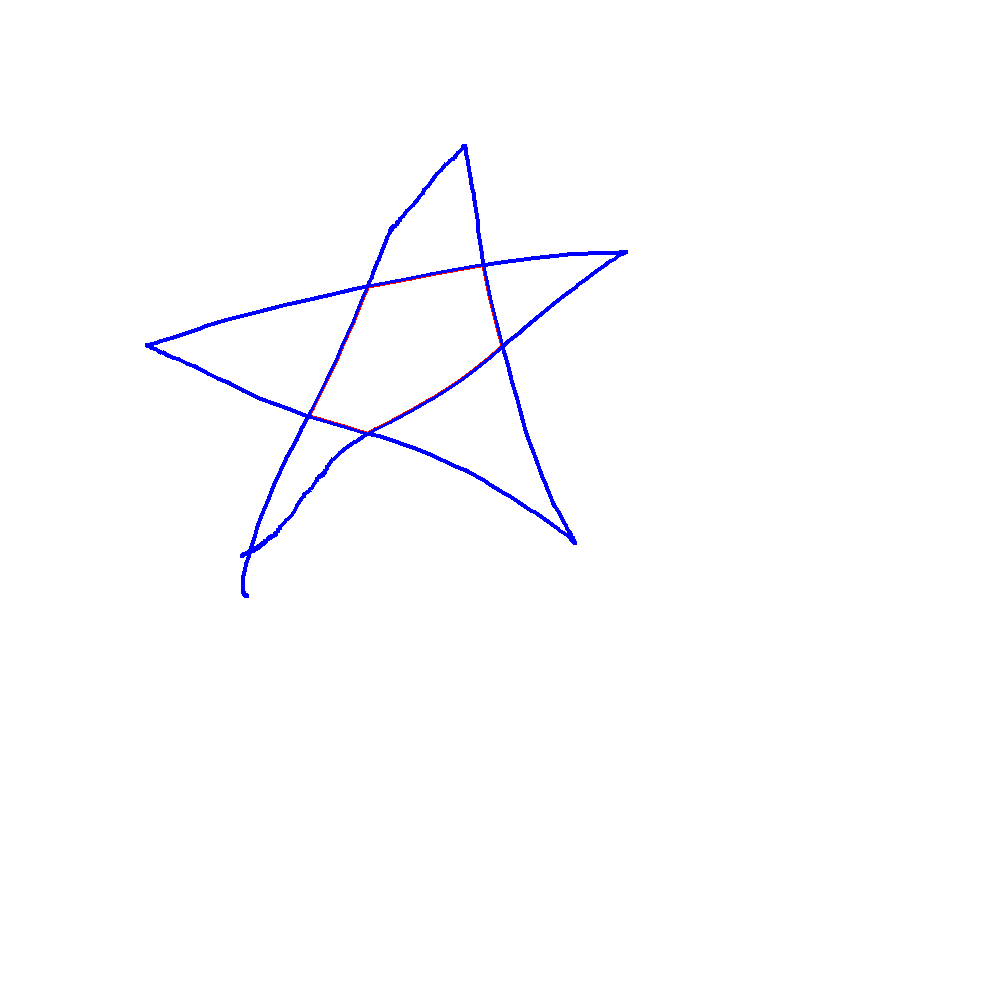

The script that saved this image:
"""
Замай Антон 4.8

Лабораторная работа №3. Растровые алгоритмы
Работа в командах.

    Задание 2. Выделение границы связной области.

    На вход подается изображение. Граница связной области задается одним цветом. Имея начальную точку границы
    организовать ее обход, занося точки в список в порядке обхода.
    Начальную точку границы можно получать любым способом.
    Для контроля полученную границу прорисовать поверх исходного изображения.
"""

import sys
import cv2
import numpy as np
from PyQt5.QtCore import Qt, QPoint
from PyQt5.QtWidgets import QMainWindow, QApplication, QPushButton
from PyQt5.QtGui import QPixmap, QPainter, QPen, QImage


def eq(pix1, pix2):
    return pix1[0] == pix2[0] and pix1[1] == pix2[1] and pix1[2] == pix2[2]


def findfirstx(img, xx, yy, bnd_clr):
    if len(img) == 0 and len(img[0]) == 0:
        print('Wrong image size')
        return -1

    for j in range(xx, len(img[0])):
        if eq(img[yy][j], bnd_clr):
            return j


def nextclw(curp, backp):
    dif = (backp[0] - curp[0], backp[1] - curp[1])
    clw = [(-1, -1), (0, -1), (1, -1), (1, 0), (1, 1), (0, 1), (-1, 1), (-1, 0)]
    offset = clw[(clw.index(dif) + 1) % len(clw)]
    newp = (curp[0] + offset[0], curp[1] + offset[1])
    return newp


def findbound(img, xx, yy, bnd_clr):
    y = yy
    x = findfirstx(img, xx, yy, bnd_clr)
    startp = (x, y)
    bnd = []
    backp = (x - 1, y)
    bndp = (x, y)
    curp = nextclw(bndp, backp)
    while curp != startp:
        if eq(img[curp[1]][curp[0]], bnd_clr):
            bnd.append(curp)
            backp = bndp
            bndp = curp
            curp = nextclw(bndp, backp)
        else:
            backp = curp
            curp = nextclw(bndp, backp)
    print(bnd)
    for el in bnd:
        (x, y) = el
        img[y][x] = [0, 0, 255]

    return img


size = 500
    
# start pixel

# img
gbr = []


class Menu(QMainWindow):
    xx = -1
    yy = -1

    def __init__(self):
        super().__init__()
        self.drawing = False
        self.lastPoint = QPoint()
        self.image = QPixmap("white.png")
        blank_image2 = 255 * np.ones(shape=[size, size, 3], dtype=np.uint8)
        self.image = QPixmap.fromImage(QImage(blank_image2, blank_image2.shape[1], blank_image2.shape[0],
                                              blank_image2.strides[0], QImage.Format_RGB888))
        self.title = 'Find bounds algo'
        self.setGeometry(100, 100, size, size)
        self.resize(self.image.width(), self.image.height())
        self.initUI()
        self.show()
            
    def initUI(self):
        self.setWindowTitle(self.title)
        button = QPushButton('Clear', self)
        button.clicked.connect(self.on_click1)
        button1 = QPushButton('Go', self)
        button1.move(0,30)
        button1.clicked.connect(self.on_click2)

    def on_click1(self):
        # self.image = QPixmap("white.png")
        blank_image2 = 255 * np.ones(shape=[size, size, 3], dtype=np.uint8)
        self.image = QPixmap.fromImage(QImage(blank_image2, blank_image2.shape[1], blank_image2.shape[0],
                                              blank_image2.strides[0], QImage.Format_RGB888))
        self.repaint()
        self.show()
        
    def on_click2(self):
        self.image.save("toalgo.png") 
        gbr = cv2.imread("toalgo.png")
        img = findbound(gbr, self.xx, self.yy, [255, 0, 0])
        # cv2.imshow('Result', gbr)
        cv2.imwrite('task2.png', img)
        self.image = QPixmap("task2.png")
        self.repaint()
        self.show()

    def paintEvent(self, event):
        painter = QPainter(self)
        painter.drawPixmap(self.rect(), self.image)

    def mousePressEvent(self, event):
        if event.button() == Qt.LeftButton:
            self.drawing = True
            self.lastPoint = event.pos()
        if event.button() == Qt.RightButton:
            self.yy = event.pos().y()
            self.xx = event.pos().x()

    def mouseMoveEvent(self, event):
        if event.buttons() and Qt.LeftButton and self.drawing:
            painter = QPainter(self.image)
            painter.setPen(QPen(Qt.blue, 4, Qt.SolidLine))
            painter.drawLine(self.lastPoint, event.pos())
            self.lastPoint = event.pos()
            self.update()

    def mouseReleaseEvent(self, event):
        if event.button == Qt.LeftButton:
            self.drawing = False


if __name__ == '__main__':
    app = QApplication(sys.argv)
    mainMenu = Menu()
    sys.exit(app.exec_())
